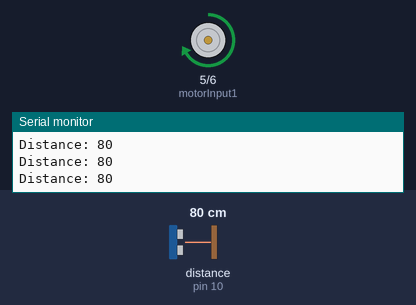
The sketch below on a simulated Arduino Uno, built with avr-gcc and run on an emulated ATmega328P. Shown: motor-driver pin pairs drawn as motors (green arrow = first pin HIGH = forward, orange = second pin HIGH = backward, longer = more drive, scaled by the enable pin), the last lines printed to the serial monitor. Wiring (inferred from the names in the program): ultrasonic range finder: trigger pin 9; echo pin 10. The test bench sets the inputs (shaded band); at power-on: distance to the obstacle (sensor on pin 10) 80 cm. The echo pulse lasts 58.3 µs per cm.

Above: at 1.2 s.
1.3 s: distance to the obstacle (sensor on pin 10) set to 2 cm
At 2.4 s:
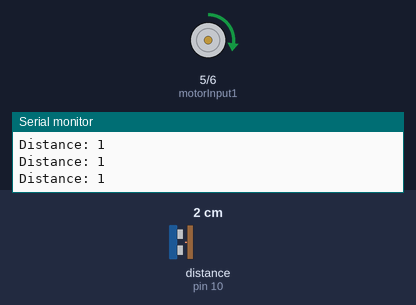
2.8 s: distance to the obstacle (sensor on pin 10) set to 35 cm
At 4.0 s:
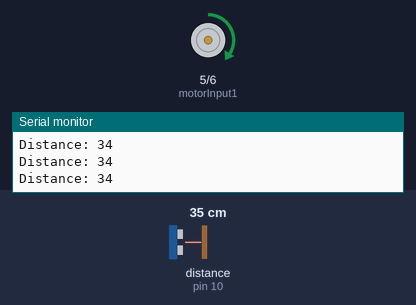
4.3 s: distance to the obstacle (sensor on pin 10) set to 60 cm
At 5.5 s:
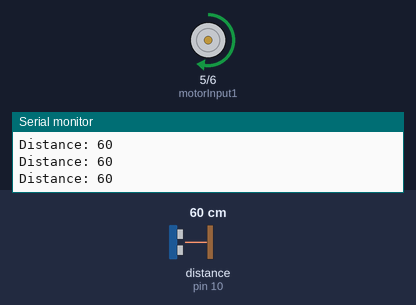
5.8 s: distance to the obstacle (sensor on pin 10) set to 4 cm
At 6.5 s:
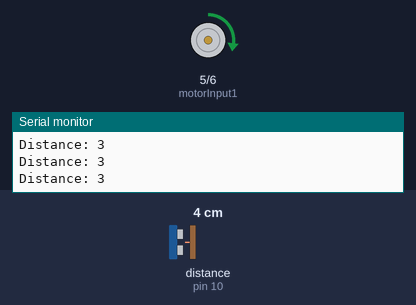
Timing chart, 0 to 8.3 s (numbered marks = the images above; inputs shaded):
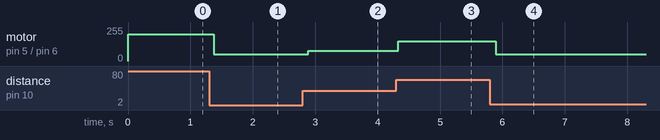

The sketch:

main.ino
```cpp
#define trigPin         9// trigger
#define echoPin         10//echo
#define motorEnablePin  3//L293D (ENA)
#define motorInput1     5// L293D (IN1)
#define motorInput2     6// L293D (IN2)

void setup(){
  Serial.begin(9600);
  pinMode(trigPin,OUTPUT);
  pinMode(echoPin,INPUT);
  pinMode(motorEnablePin,OUTPUT);
  pinMode(motorInput1,OUTPUT);
  pinMode(motorInput2,OUTPUT);
}


  void loop(){
    digitalWrite(trigPin,LOW);
    delayMicroseconds(2);
    digitalWrite(trigPin,HIGH);
    delayMicroseconds(10);
    digitalWrite(trigPin,LOW);

    // Duracion del pulso de eco

   long duration=pulseIn(echoPin,HIGH);
   int distance=duration/58;
   Serial.print("Distance: ");
   Serial.println(distance);
   int motorSpeed=map(distance, 5, 100, 0, 255);
   motorSpeed=max(motorSpeed, 50);
   //Controla la direccion del motor con el puente H L293D
   digitalWrite(motorInput1,HIGH);
   digitalWrite(motorInput2,LOW);
   //Controla la velocidad del motor con PWM en el pin de habilitacion

   analogWrite(motorEnablePin,motorSpeed);
   delay(100);

    }
```

Measured:
- after the input at 1.3 s, motor on pin 5 (motorInput1) / pin 6 (motorInput2): forward 201/255 → forward 50/255 after 0.07 s
- after the input at 2.8 s, motor on pin 5 (motorInput1) / pin 6 (motorInput2): forward 50/255 → forward 77/255 after 0.09 s
- after the input at 4.3 s, motor on pin 5 (motorInput1) / pin 6 (motorInput2): forward 77/255 → forward 147/255 at once
- after the input at 5.8 s, motor on pin 5 (motorInput1) / pin 6 (motorInput2): forward 147/255 → forward 50/255 after 0.09 s
